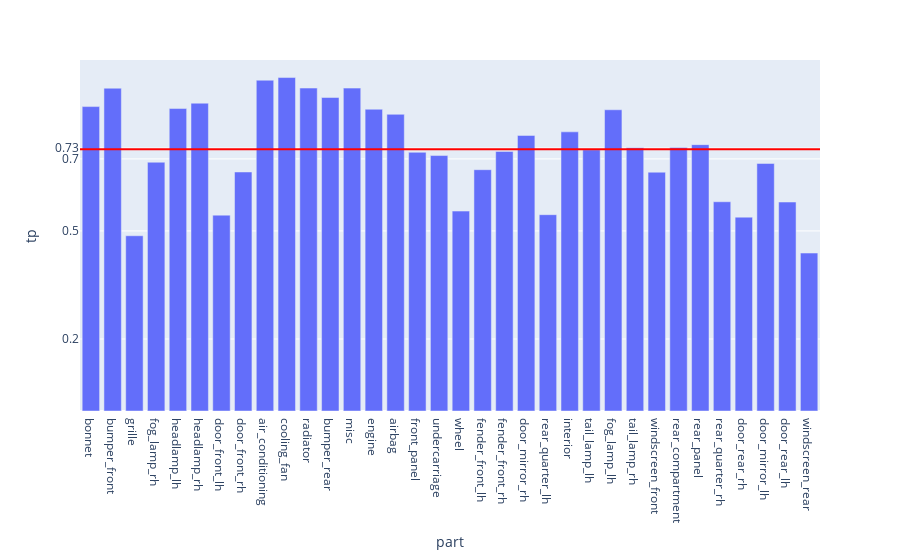

Notebook source saved alongside this figure:
### Code cell
fig = px.bar(evalMetrics, x = 'part', y = 'tp')

fig.add_hline(y=avgTp, line_width=2, line_color="red")

fig.update_layout(
    yaxis = dict(
        tickmode = 'array',
        tickvals = [np.format_float_positional(avgTp, 2), 0.2, 0.5, 0.7],
    )
)
fig

### Figure 1 — Plotly figure (JSON) as saved in the notebook; plotly's stock layout.template omitted (floating-point values rounded to 4 significant figures)
{"data": [{"alignmentgroup": "True", "hovertemplate": "part=%{x}<br>tp=%{y}<extra></extra>", "legendgroup": "", "marker": {"color": "#636efa", "pattern": {"shape": ""}}, "name": "", "offsetgroup": "", "orientation": "v", "showlegend": false, "textposition": "auto", "type": "bar", "x": ["bonnet", "bumper_front", "grille", "fog_lamp_rh", "headlamp_lh", "headlamp_rh", "door_front_lh", "door_front_rh", "air_conditioning", "cooling_fan", "radiator", "bumper_rear", "misc", "engine", "airbag", "front_panel", "undercarriage", "wheel", "fender_front_lh", "fender_front_rh", "door_mirror_rh", "rear_quarter_lh", "interior", "tail_lamp_lh", "fog_lamp_lh", "tail_lamp_rh", "windscreen_front", "rear_compartment", "rear_panel", "rear_quarter_rh", "door_rear_rh", "door_mirror_lh", "door_rear_lh", "windscreen_rear"], "xaxis": "x", "y": [0.8452, 0.8963, 0.4866, 0.6908, 0.8397, 0.8547, 0.5438, 0.6636, 0.9185, 0.9259, 0.8966, 0.8704, 0.8965, 0.8379, 0.8237, 0.7183, 0.7092, 0.5551, 0.67, 0.7208, 0.7652, 0.5451, 0.7751, 0.7252, 0.8364, 0.7307, 0.6631, 0.7318, 0.7396, 0.581, 0.5382, 0.6873, 0.5802, 0.4385], "yaxis": "y"}], "layout": {"barmode": "relative", "legend": {"tracegroupgap": 0}, "margin": {"t": 60}, "shapes": [{"line": {"color": "red", "width": 2}, "type": "line", "x0": 0, "x1": 1, "xref": "x domain", "y0": 0.7265, "y1": 0.7265, "yref": "y"}], "xaxis": {"anchor": "y", "domain": [0, 1], "title": {"text": "part"}}, "yaxis": {"anchor": "x", "domain": [0, 1], "tickmode": "array", "tickvals": ["0.73", 0.2, 0.5, 0.7], "title": {"text": "tp"}}}}
